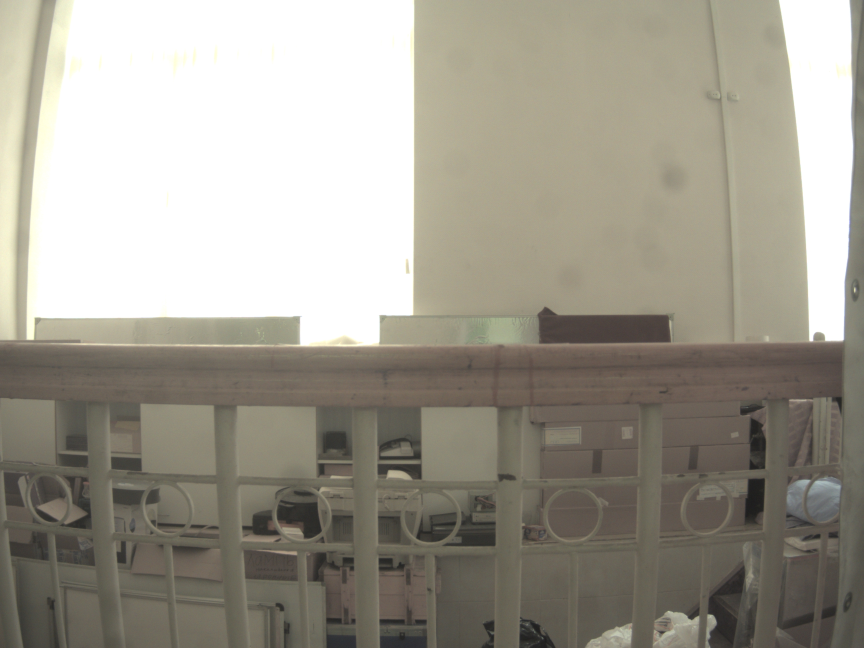
#> input picture Left.jpg, 2592 x 1944 px (shown at 1/3 size)
$ jupyter execute --allow-errors reconstruction_version2.ipynb
#> lines starting #> are read from the running program, lines starting #| are printed output that depends on the picture
[cell 1]
import cv2
import numpy as np
import glob
from tqdm import tqdm
import PIL.ExifTags
import PIL.Image
from matplotlib import pyplot as plt

[cell 2]
#=====================================
# Function declarations
#=====================================

#Function to create point cloud file
def create_output(vertices, colors, filename):
    colors = colors.reshape(-1,3)
    vertices = np.hstack([vertices.reshape(-1,3),colors])

    ply_header = '''ply
        format ascii 1.0
        element vertex %(vert_num)d
        property float x
        property float y
        property float z
        property uchar red
        property uchar green
        property uchar blue
        end_header
        '''
    with open(filename, 'w') as f:
        f.write(ply_header %dict(vert_num=len(vertices)))
        np.savetxt(f,vertices,'%f %f %f %d %d %d')

#Function that Downsamples image x number (reduce_factor) of times.
def downsample_image(image, reduce_factor):
    for i in range(0,reduce_factor):
        #Check if image is color or grayscale
        if len(image.shape) > 2:
            row,col = image.shape[:2]
        else:
            row,col = image.shape

        image = cv2.pyrDown(image, dstsize= (col//2, row // 2))
    return image

#> (a cell that did not finish here is left out)

[cell 4]
import cv2
import numpy as np
import glob
from tqdm import tqdm
import PIL.ExifTags
import PIL.Image
from matplotlib import pyplot as plt

[cell 5]
#Specify image paths
img_path1 = 'Left.jpg'
img_path2 = 'Right.jpg'

#Load pictures
img_1 = cv2.imread(img_path1)
#> img_1 is the input picture: shape (1944, 2592, 3); mean B, G, R 143.9, 155.5, 159.8
img_2 = cv2.imread(img_path2)
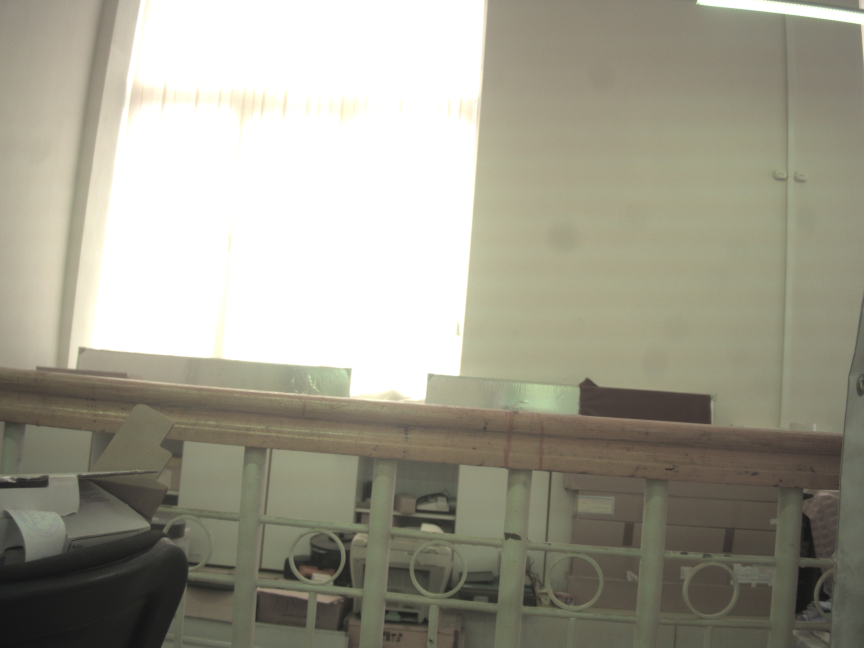
#> input picture Right.jpg, 2592 x 1944 px (shown at 1/3 size)
#> img_2 is the input picture: shape (1944, 2592, 3); mean B, G, R 142.7, 157.3, 159.6

# Convert image to RGB
img_1 = cv2.cvtColor(img_1, cv2.COLOR_BGR2RGB)
img_2 = cv2.cvtColor(img_2, cv2.COLOR_BGR2RGB)

# Convert image to gray scale
img_1_gray = cv2.cvtColor(img_1, cv2.COLOR_RGB2GRAY)
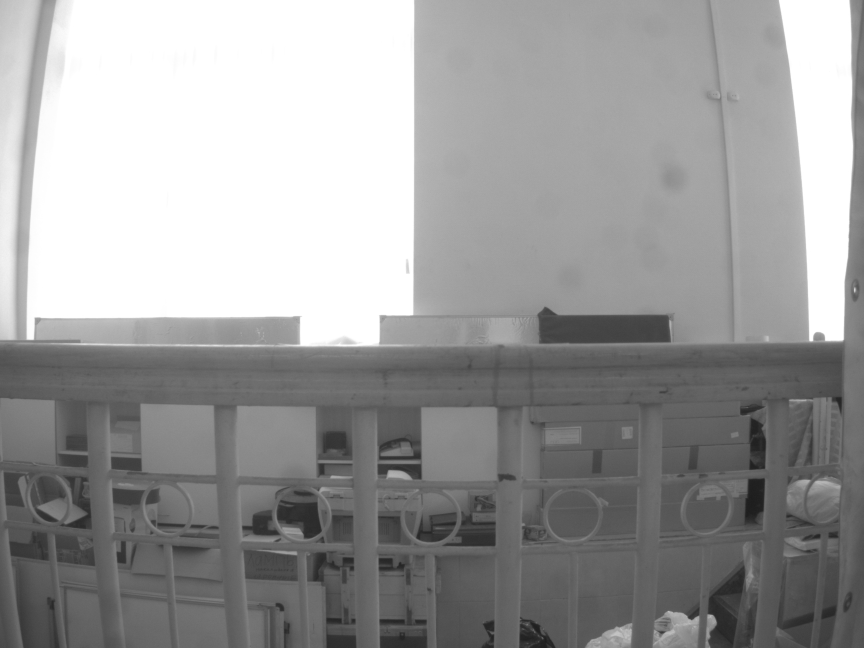
#> img_1_gray: shape (1944, 2592) (shown at 1/3 size); min 27, max 255, mean 155.4
img_2_gray = cv2.cvtColor(img_2, cv2.COLOR_RGB2GRAY)
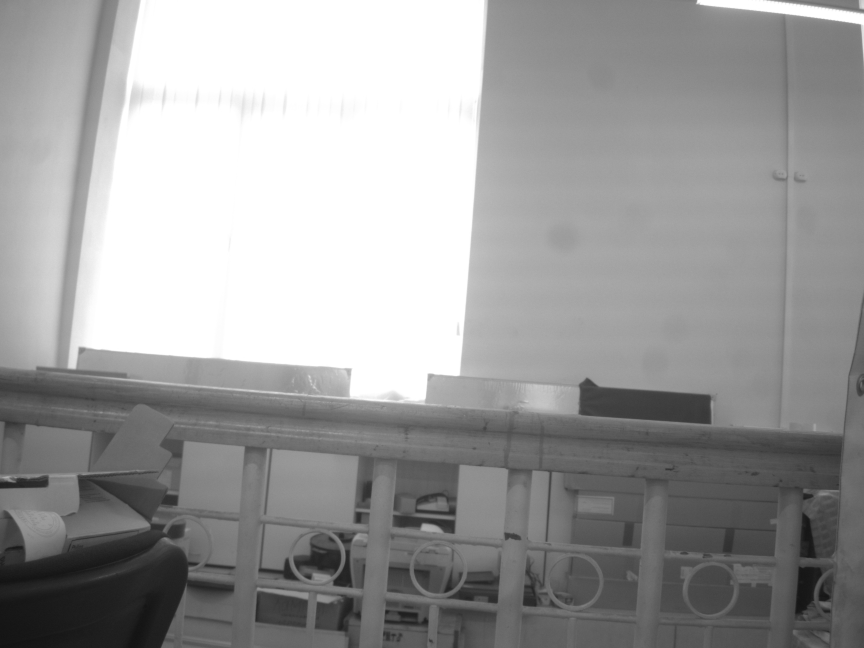
#> img_2_gray: shape (1944, 2592) (shown at 1/3 size); min 16, max 255, mean 156.3

[cell 6]
orb = cv2.ORB_create()

keypoints1, descriptor1 = orb.detectAndCompute(img_1_gray, None)
#> keypoints1 = 499 keypoints; strongest (x, y, size): (2431, 1018, 92.6), (2429, 1018, 111.1), (2434, 1020, 77.1), (2432, 1020, 64.3)
keypoints2, descriptor2 = orb.detectAndCompute(img_2_gray, None)
#> keypoints2 = 382 keypoints; strongest (x, y, size): (240, 1043, 111.1), (239, 1045, 92.6), (1268, 1573, 111.1), (1269, 1571, 92.6)

[cell 7]
# Create a Brute Force Matcher object.
bf = cv2.BFMatcher(cv2.NORM_HAMMING, crossCheck = True)

# Perform the matching between the ORB descriptors of the training image and the test image
matches = bf.match(descriptor1, descriptor2)
#> matches = 106 matches

# The matches with shorter distance are the ones we want.
matches = sorted(matches, key = lambda x : x.distance)

[cell 8]
list_kp1 = [keypoints1[mat.queryIdx].pt for mat in matches]
#> list_kp1 = 106 pairs, first value 80.4 to 2529, second value 819 to 1903
list_kp2 = [keypoints2[mat.trainIdx].pt for mat in matches]
#> list_kp2 = 106 pairs, first value 45.6 to 2560, second value 32 to 1864
#projPoints1 = np.int32(list_kp1)
#projPoints2 = np.int32(list_kp2)
projPoints1 = cv2.UMat(np.array([list_kp1]))
projPoints2 = cv2.UMat(np.array([list_kp2]))
#projPoints1 = [cv2.UMat(x) for x in list_kp1]
#projPoints2 = [cv2.UMat(x) for x in list_kp2]

[cell 9]
# Load camera parameters
# get projection matrix in the new (rectified) coordinate systems for the first camera
# and projection matrix in the new (rectified) coordinate systems for the second camera.
line = './calibration/camera_params/stereo_params/'
#> (the rest of this cell did not finish here and is left out)

#> (a cell that did not finish here is left out)

#> (a cell that did not finish here is left out)

#> (a cell that did not finish here is left out)

#> (a cell that did not finish here is left out)

#> (a cell that did not finish here is left out)

[cell 15]
train_keypoints, train_descriptor = orb.detectAndCompute(img_1_gray, None)
#> train_keypoints has the same summary as keypoints1
test_keypoints, test_descriptor = orb.detectAndCompute(img_2_gray, None)
#> test_keypoints has the same summary as keypoints2

#> (the rest of this cell did not finish here and is left out)
